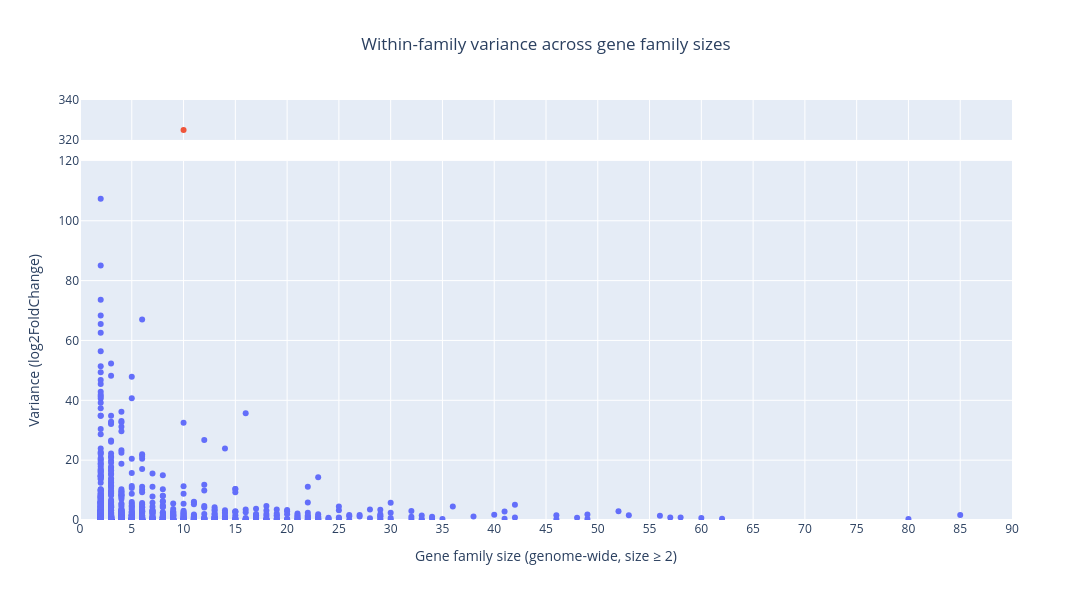

Source (notebook cell):
### Markdown cell above
Plot

### Code cell
#separate the outlier 
low = variance_within_hog[variance_within_hog["variance"] <= 120]
high = variance_within_hog[variance_within_hog["variance"] > 120]

#create two subplots 
fig4 = make_subplots(
    rows=2, cols=1,
    shared_xaxes=True,
    row_heights=[0.1, 0.9],  # small top, big bottom
    vertical_spacing=0.05
)

#Add bottom panel (main plot)
fig4.add_trace(
    go.Scatter(
        x=low["hog_size_genome"],
        y=low["variance"],
        mode="markers",
        hovertext=low["HOG"],
        name="Variance"
    ),
    row=2, col=1
)

#Add top panel (outlier)
fig4.add_trace(
    go.Scatter(
        x=high["hog_size_genome"],
        y=high["variance"],
        mode="markers",
        hovertext=high["HOG"],
        name="Outlier"
    ),
    row=1, col=1
)

#set axis rate
fig4.update_yaxes(range=[0,120], row=2, col=1)
fig4.update_yaxes(range=[320,340], 
                  tickmode="array",
                  tickvals=[320,340],
                  row=1, col=1)

fig4.update_layout(
    title=dict(text="Within-family variance across gene family sizes", x=0.5, xanchor="center"),
    height=600,
    width=1200,
    showlegend=False,
)
# Set bottom axis titles
fig4.update_xaxes(range=[0,90], title_text=" Gene family size (genome-wide, size ≥ 2)", row=2, col=1, tickmode="linear", dtick=5)
fig4.update_yaxes(title_text="Variance (log2FoldChange)", row=2, col=1)

#top x axis ticks
fig4.update_xaxes(range=[0,90], row=1, col=1, tickmode="linear", dtick=5)
fig4.write_image("within_family_variance_size.svg")
fig4.show()

### Figure 1 — Plotly figure (JSON) as saved in the notebook; plotly's stock layout.template omitted (floating-point values rounded to 4 significant figures; data arrays with more than 128 entries replaced by an {"elided": "..."} marker saying what was removed)
{"data": [{"hovertext": {"elided": "2553 str values"}, "mode": "markers", "name": "Variance", "type": "scatter", "x": {"elided": "2553 int values"}, "xaxis": "x2", "y": {"elided": "2553 float values"}, "yaxis": "y2"}, {"hovertext": ["N0.HOG0000646"], "mode": "markers", "name": "Outlier", "type": "scatter", "x": [10], "xaxis": "x", "y": [325.0], "yaxis": "y"}], "layout": {"height": 600, "showlegend": false, "title": {"text": "Within-family variance across gene family sizes", "x": 0.5, "xanchor": "center"}, "width": 1200, "xaxis": {"anchor": "y", "domain": [0, 1], "dtick": 5, "matches": "x2", "range": [0, 90], "showticklabels": false, "tickmode": "linear"}, "xaxis2": {"anchor": "y2", "domain": [0, 1], "dtick": 5, "range": [0, 90], "tickmode": "linear", "title": {"text": " Gene family size (genome-wide, size ≥ 2)"}}, "yaxis": {"anchor": "x", "domain": [0.905, 1], "range": [320, 340], "tickmode": "array", "tickvals": [320, 340]}, "yaxis2": {"anchor": "x2", "domain": [0, 0.855], "range": [0, 120], "title": {"text": "Variance (log2FoldChange)"}}}}
